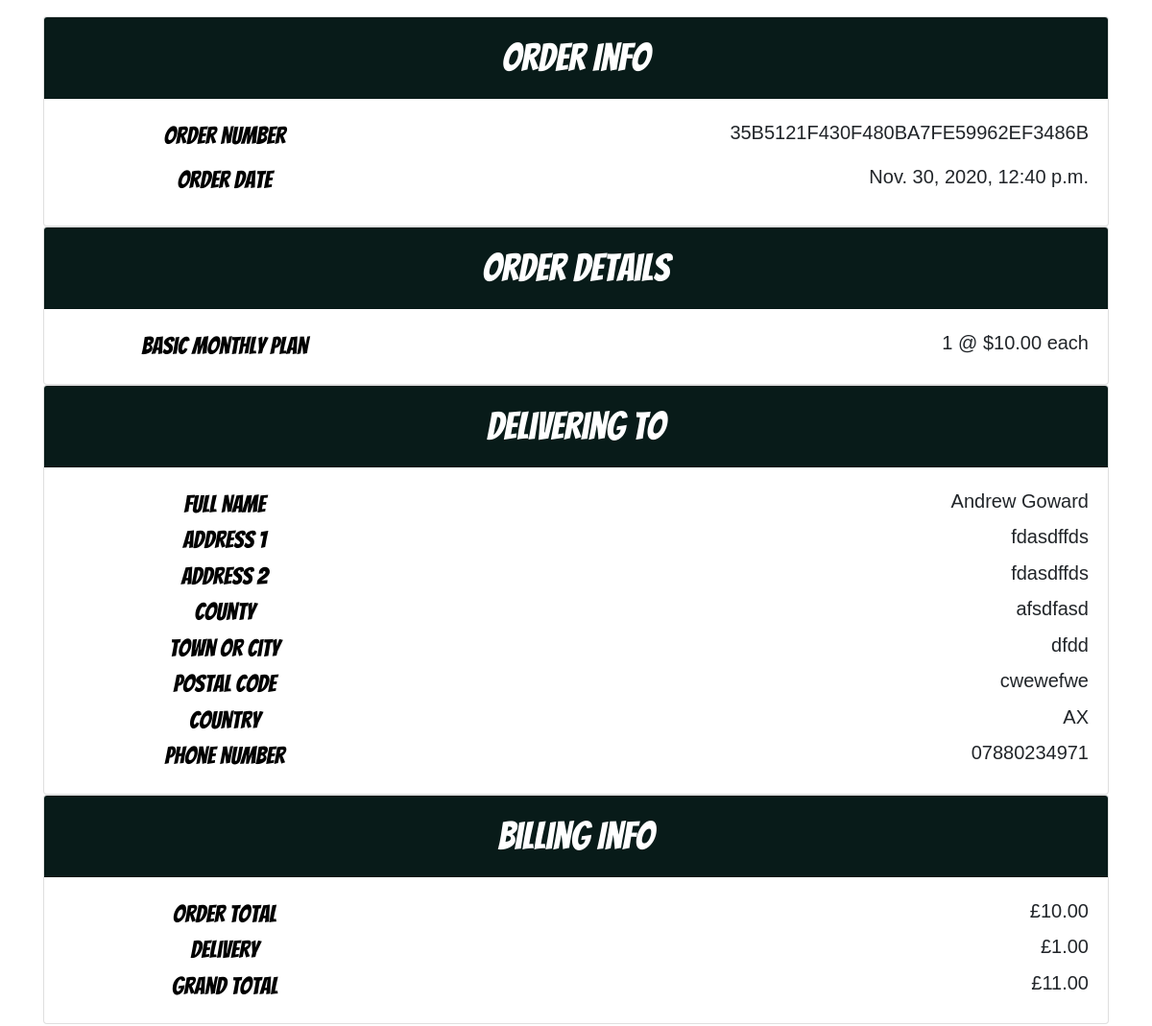
Page /profile/order_history/35B5121F430F480BA7FE59962EF3486B (middle part) on the earlier database version.
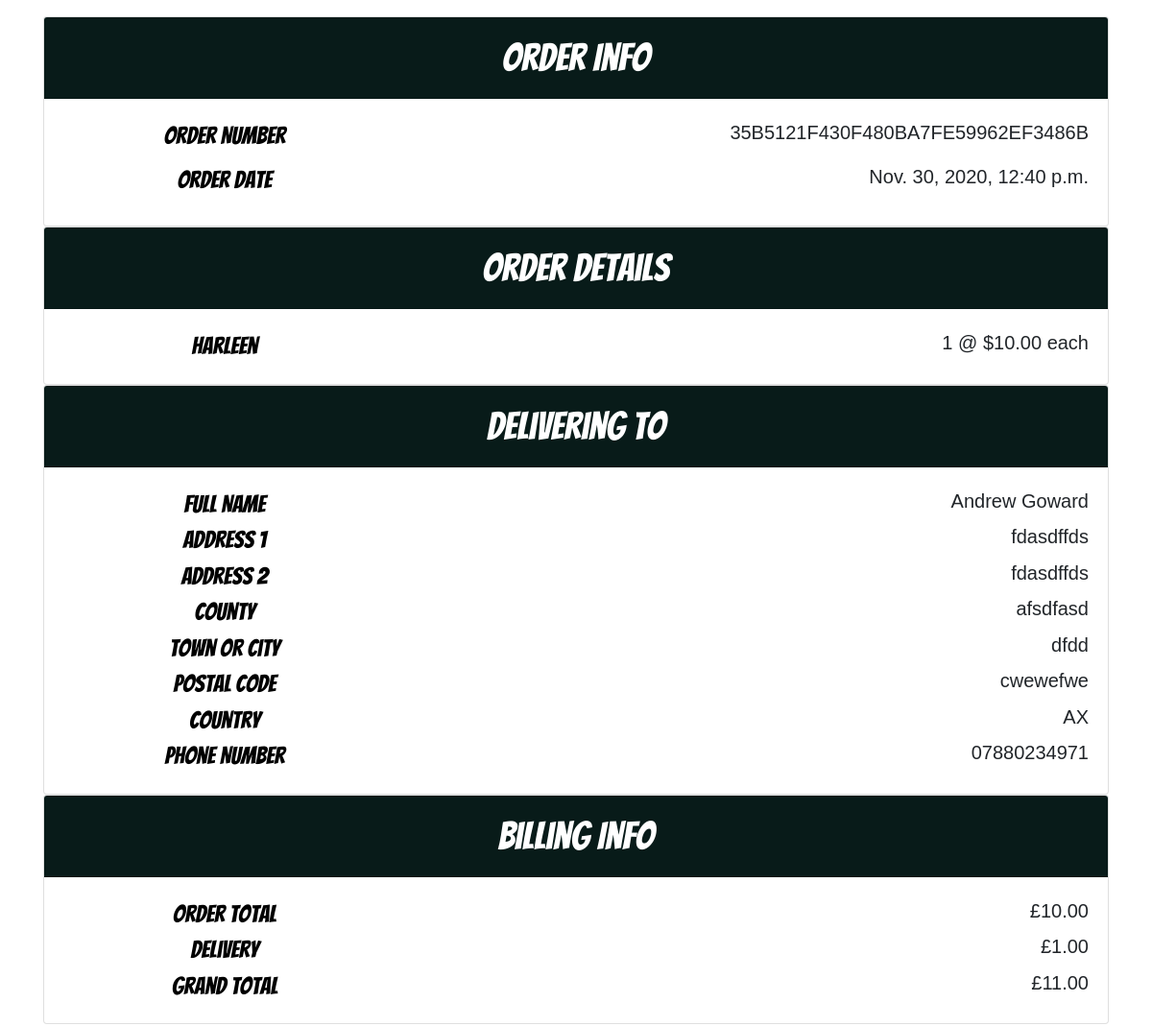
Same page on the later database version.
### checkout/models.py (models this page shows, shortened)
class OrderLineItem(models.Model):
    order = models.ForeignKey(
        Order, null=False, blank=False, on_delete=models.CASCADE, related_name='lineitems')
    product = models.ForeignKey(
        Product, null=False, blank=False, on_delete=models.CASCADE)
    sub_id = models.CharField(max_length=254, blank=True)
    product_size = models.CharField(
        max_length=2, null=True, blank=True)  # XS, S, M, L, XL
    quantity = models.IntegerField(null=False, blank=False, default=0)
    lineitem_total = models.DecimalField(
        max_digits=6, decimal_places=2,
        null=False, blank=False, editable=False)

### products/models.py (models this page shows, shortened)
class Product(models.Model):
    category = models.ForeignKey(
        'Category', null=True, blank=True, on_delete=models.SET_NULL)
    sku = models.CharField(max_length=254, blank=True)
    name = models.CharField(max_length=254)
    universe = models.CharField(max_length=254, blank=True)
    hero = models.CharField(max_length=254, blank=True)
    author = models.CharField(max_length=254, blank=True)
    artist = models.CharField(max_length=254, blank=True)
    publishedby = models.CharField(max_length=254, blank=True)
    description = models.TextField()
    has_sizes = models.BooleanField(default=False, null=True, blank=True)
    is_subscription = models.BooleanField(default=False, null=True, blank=True)
    sub_id = models.CharField(max_length=254, blank=True)
    rrp = models.DecimalField(max_digits=6, decimal_places=2)
    price = models.DecimalField(max_digits=6, decimal_places=2)
    image_url = models.URLField(
        max_length=1024, blank=True)
    image = models.ImageField(blank=True)

### profiles/views.py (the view)
# urls.py: path('order_history/<order_number>', views.order_history, name='order_history'),
def order_history(request, order_number):
    order = get_object_or_404(Order, order_number=order_number)
    messages.info(request, (
        f'This is a past confirmation for order number {order_number}. '
        'A confirmation email was sent on the order date.'
    ))
    template = 'checkout/checkout_success.html'
    context = {
        'order': order,
        'from_profile': True,
    }
    return render(request, template, context)

### bag/contexts.py (called while the page is built, shortened)
def basket_contents(request):
    bag_items = []
    total = 0
    product_count = 0
    bag = request.session.get('bag', {})
    if total < settings.FREE_DELIVERY_THRESHOLD:
        delivery = total * Decimal(settings.STANDARD_DELIVERY_PERCENTAGE / 100)
        free_delivery_delta = settings.FREE_DELIVERY_THRESHOLD - total
    else:
        delivery = 0
        free_delivery_delta = 0
    grand_total = delivery + total
    context = {
        'bag_items': bag_items,
        'total': total,
        'product_count': product_count,
        'delivery': delivery,
        'free_delivery_delta': free_delivery_delta,
        'free_delivery_threshold': settings.FREE_DELIVERY_THRESHOLD,
        'grand_total': grand_total,
    }
    return context

### checkout/templates/checkout/checkout_success.html (shortened to what the changed rows need)
{% extends "base.html" %} {% load static %} {% block content %}
<div class="container text-center">
  <div class="card">
    <div class="card-body">
      {% for item in order.lineitems.all %}
      <div class="row">
        <div class="col-12 col-md-4">
          <p class="mb-0 product-title">
            {{ item.product.name }}
          </p>
        </div>
        <div class="col-12 col-md-8 text-md-right">
          <p class="product-text mb-0">
            {{ item.quantity }} @ ${{ item.product.price }} each
          </p>
        </div>
      </div>
      {% endfor %}
    </div>
  </div>
</div>
{% endblock %}

Differences in the rows shown:
changed through a linked row, OrderLineItem: product.name "Basic Monthly Plan" → "Harleen"
